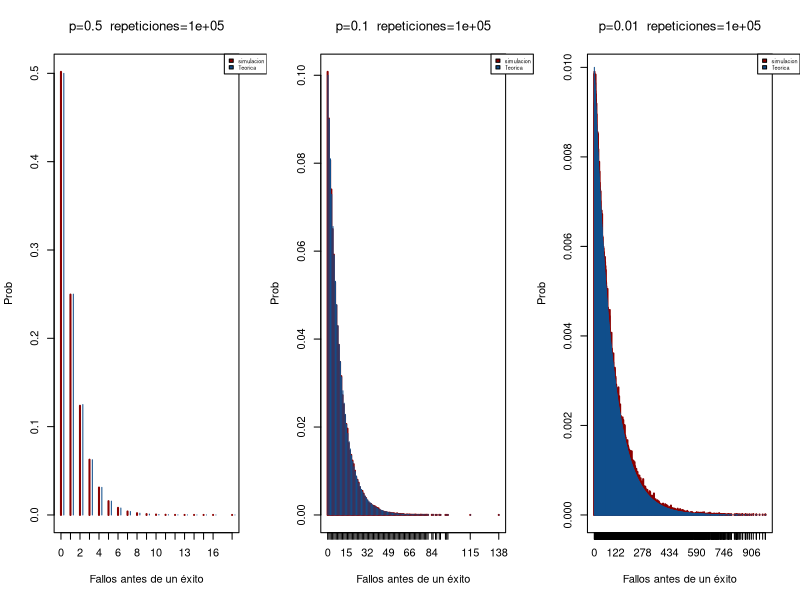
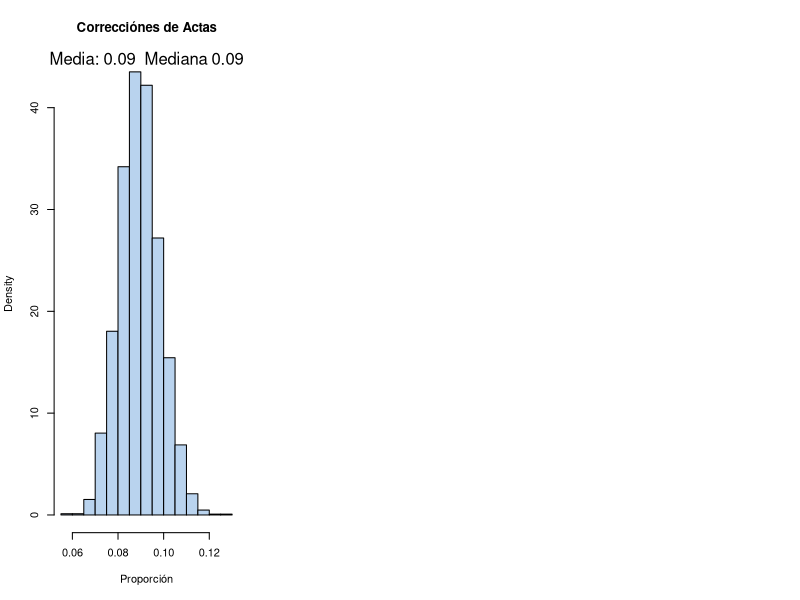
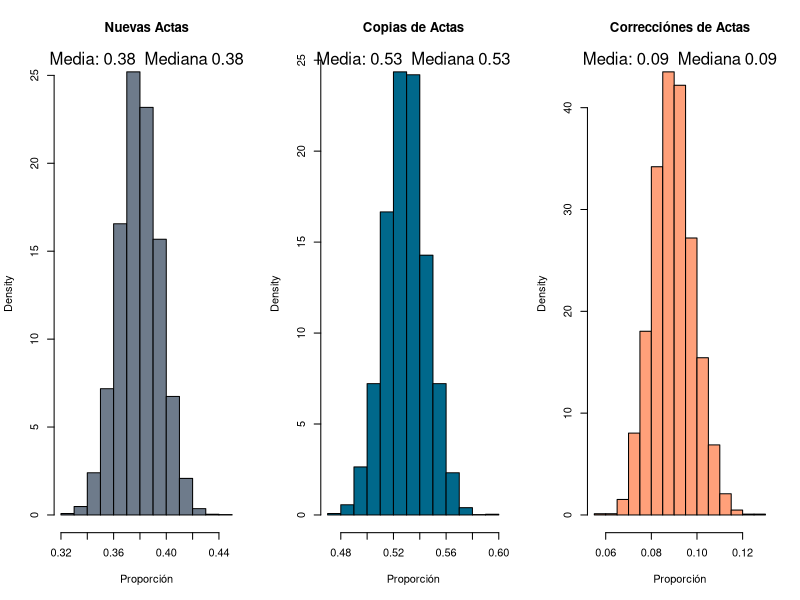

Source code (R) for these figures, in order:
## ---- chunk 1
knitr::opts_chunk$set(echo=TRUE,out.width='80%', fig.pos= "H",fig.align='center',message=FALSE,  warning = FALSE)

library(tidyverse)
library(knitr)
## ---- chunk 2
e2<-array(runif(120,5,15),dim = c(6,5,4)) %>% round(.,0)
## ---- chunk 3
apply(e2,1,mean)
apply(e2,2,mean)
apply(e2,3,mean)
## ---- chunk 4
e1<-matrix(runif(100,5,50),ncol = 10) %>% round(.,0)
e1
## ---- chunk 5
SumatipoC<-function(p,dim)
{
  #dim 0 renglón, 1 columnas
 if(dim==1){p<-t(p)}
 # Vector con las soluciones 
 sol<-rep(0,nrow(p))
 for(i in 1:nrow(p))
 {
   aux<-0
   for(j in 1:ncol(p))
   {
     aux <-aux + p[i,j]
     }
   sol[i]<-aux
   }
  sol
  }

## ---- chunk 6
SumaR<-function(p,dim)
{
  #dim 0 renglón, 1 columnas
 if(dim==1){p<-t(p)}
 # Vector con las soluciones 
 sol<-rep(0,nrow(p))
 for(i in 1:nrow(p))
 {
  sol[i]<-sum(p[i,])
    
  }
  sol
  }

## ---- chunk 7
library(microbenchmark)

microbenchmark(
                SumaR(e1,0),
                SumatipoC(e1,0),
                apply(e1,1,sum)
                )


## ---- chunk 8
#Devuelve vector
replicate(3,rnorm(1))
#Devuelve  matriz
replicate(3,rnorm(5))
## ---- chunk 9

# Experimento distribucion geométrica
# Se puede usar rgeom() parametrizada como cantidad de fallos 
# antes de un éxito


#Simular moneda cargada
moneda<-function(p)
{
  #sample(c(0,1),1,prob = c(1-p,p))
  rbinom(1,1,p)
  
}


my_geom<-function(p)
{
  nFallos<-0
  while(TRUE)
  {
    if(moneda(p)==1)
    {
      break
    }
    nFallos<- nFallos+1
  }
  nFallos
}

## ---- chunk 10
expsol1<-function(nIter,p)
{
sol<-rep(0,nIter)

for(i in 1:nIter)
{
  sol[i]<-my_geom(p)
}
sol
}
## ---- chunk 11
set.seed(1013)
n<-1000
p<-0.2
microbenchmark(
  expsol1(n,p),
  replicate(n,my_geom(p)),
  rgeom(n,p)
) 
## ---- chunk 12
p<-c(0.2,0.4,0.6,0.8)

sapply(p, moneda)

## ---- chunk 13
#funcion anónima

sapply(2:10, function(x){(x+1)^2})

## ---- chunk 14
sapply(2:5, function(x){sapply(0:x,function(y,x){x^y},x=x)})


## ---- chunk 15
mu<-c(20,50,100)
sigma<-2
n<-10

sapply(mu,rnorm,n=n,sd=sigma)
## ---- chunk 16
my_sim_geom<-function(p,nIter)
{
  data<-replicate(nIter,my_geom(p))
  x<-unique(data)
  y<-dgeom(x,p)
  plot(prop.table(table(data)),
       col='darkred',
       ylab = 'Prob',
       xlab = 'Fallos antes de un éxito',
       main = bquote(paste('p=',.(p),'  repeticiones=',.(nIter))))
  points(x+0.3,y, type='h',col='dodgerblue4')
  legend("topright",
        xpd = TRUE,
         inset=c(-0.15,0),
         title= NULL,
         cex=0.5,
         legend=c("simulacion","Teorica"), fill=c("darkred","dodgerblue4"))
}

## ---- chunk 17

ps<-c(0.5,0.1,0.01)
par(mfrow=c(1,3))
sapply(ps,my_sim_geom,nIter=100000)

## ---- chunk 18
mu<-c(20,50,100)
sigma<-2
n<-10

lapply(mu,rnorm,n=n,sd=sigma)
## ---- chunk 19
mapply(rep, times = 1:4, x = 4:1)
## ---- chunk 20
mapply(function(x, y) seq_len(x) + y,
       c(a =  1, b = 2, c = 3),  # names from first
       c(A = 10, B = 0, C = -10))
## ---- chunk 21
# Función que simule el muestreo
Muestra_tramites<-function(Dias,TamMuestra,pPob=c(0.38,0.53,0.09))
{
  #Codificamos 1: Nuevas actas, 2:Copias y 3: Correciones
  replicate(Dias,sample(1:3,TamMuestra,prob = pPob,replace = TRUE)) 
}

## ---- chunk 22
dias<-5000    # Días que se muestrean
tm<-1000  # Registros en un día que se seleccionan para clasificar

MyMuestra<-Muestra_tramites(dias,tm)

## ---- chunk 23
distTramite<-function(data,tramite)
{
#Título del gráfico
catalogo<-c('Nuevas Actas','Copias de Actas', 'Correcciónes de Actas')
# Paleta de color
mycolor<-sample(colors(),3,replace = FALSE)

#Proporción por muestra por trámite
vec<-apply(data,2,function(x){mean(x==tramite)})
#Media y mediana
medA<-mean(vec)
mediaA<-median(vec)

# Histograma
hist(vec,
     main = catalogo[tramite],
     freq = FALSE,xlab = 'Proporción',
     col = mycolor[tramite])
mtext(bquote('Media:' ~.(round(medA,2))~' Mediana'~ .(round(mediaA,2))),
      side = 3, 
      line=-1)

}
## ---- chunk 24
distTramite(MyMuestra,3)
## ---- chunk 25
tramite<-1:3

par(mfrow=c(1,3))
temp<-sapply(tramite,distTramite,data=MyMuestra)

## ---- chunk 26
data(iris)
tapply(iris$Sepal.Width, iris$Species, median)
## ---- chunk 27
by(iris[,1:4],iris$Species,colMeans)
## ---- chunk 28
#Función que simule hora de llegada en un lapso de 30, si la diferencia es mayor al tiempo de espera, no se reunen

HayCita<-function(TiempoEspera,LapsoLlegada=30)
{
  hora_arribo<-runif(2,0,LapsoLlegada)
  ifelse(abs(diff(hora_arribo))>TiempoEspera,0,1)
  
}

## ---- chunk 29
nSim<-10000
mean(replicate(nSim,HayCita(5)))
mean(replicate(nSim,HayCita(7)))

## ---- chunk 30
flipGame<-function(monedas)
{
  nPlayers<-length(monedas)
  tiros<-0
  while(prod(monedas)>0)
  {
  flip<-rbinom(nPlayers,1,0.5)
  if(sum(flip)==1)
  {
    #Jugador ganador
    ganador<-which(flip==1)
    #Ajustar monedas
    monedas[ganador]<-monedas[ganador]+2
    monedas[-ganador]<-monedas[-ganador]+-1
  }
  if(sum(flip)==2)
  {
      #Jugador ganador
    ganador<-which(flip==0)
    #Ajustar monedas
    monedas[ganador]<-monedas[ganador]+2
    monedas[-ganador]<-monedas[-ganador]+-1
    
  }
  tiros<-tiros+1
  }
tiros
}
## ---- chunk 31
flipGame(c(5,7,9))
## ---- chunk 32
nSim<-1000
mean(replicate(nSim,flipGame(c(5,7,9))))
## ---- chunk 33

ParadasElevador<-function(pasajeros,pisoSteve=9,pisoTotal=11)
{

 paradasViaje<-sample(1:pisoTotal,pasajeros-1,replace = TRUE)
 paradasViaje<-unique(c(paradasViaje,pisoSteve))
 sum(paradasViaje<=pisoSteve)
}

MediasParadas<-function(pasajeros,nSim=10000)
{mean(replicate(nSim,ParadasElevador(pasajeros)))}

npasajeros<-1:5
sapply(npasajeros, MediasParadas)

